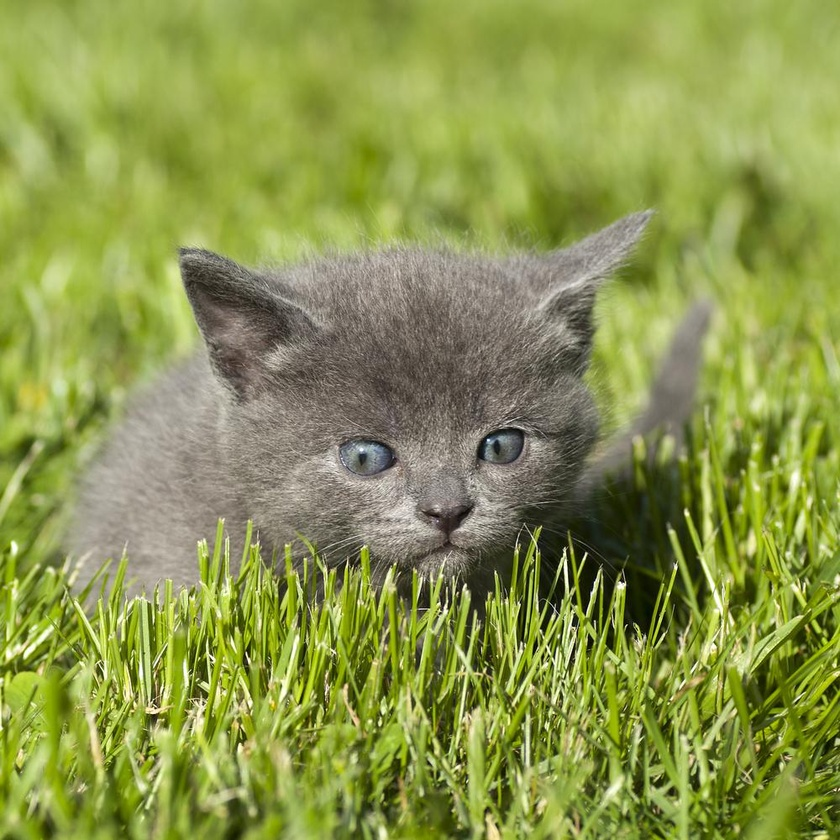
#> input picture img_kz/kitten_1000.jpg, 840 x 840 px, shrunk from 1000 x 1000 before the run
$ jupyter execute --allow-errors koch-zhao.ipynb   (shell and % lines are left out)
#> lines starting #> are read from the running program, lines starting #| are printed output that depends on the picture; after the words box and inside, x2 and y2 are one past the last pixel; in counts of white or black regions, pixels touching at a corner belong together
#> further down, img_original is the input picture: shape (840, 840, 3); mean R, G, B 138.5, 149.7, 76.6
[cell 1]
import numpy as np
from skimage import io
from skimage.util import view_as_blocks
from scipy.fftpack import dct, idct
from matplotlib import pyplot as plt

import warnings
warnings.filterwarnings('ignore')

u1, v1 = 4, 5
u2, v2 = 5, 4
n = 8

def double_to_byte(arr):
    return np.uint8(np.round(np.clip(arr, 0, 255), 0))

def increment_abs(x):
    return x + 1 if x >= 0 else x - 1

def decrement_abs(x):
    if np.abs(x) <= 1:
        return 0
    else:
        return x - 1 if x >= 0 else x + 1

def text_to_bin(text):
    a = [f'{i:b}' for i in text.encode('utf8')]
    a = ''.join(a)
    return np.array([i == '1' for i in a]).astype('int')

def to_string(bytes_):
    return ''.join([chr(int(b, 2)) for b in [bytes_[i*7: i*7 + 7] for i in range(len(bytes_) // 7)]])

[cell 2]
def abs_diff_coefs(transform):
    return abs(transform[u1, v1]) - abs(transform[u2, v2])

def valid_coefficients(transform, bit, threshold):
    difference = abs_diff_coefs(transform)
    if (bit == 0) and (difference > threshold):
        return True
    elif (bit == 1) and (difference < -threshold):
        return True
    else:
        return False

def change_coefficients(transform, bit):
    coefs = transform.copy()
    if bit == 0:
        coefs[u1, v1] = increment_abs(coefs[u1, v1])
        coefs[u2, v2] = decrement_abs(coefs[u2, v2])
    elif bit == 1:
        coefs[u1, v1] = decrement_abs(coefs[u1, v1])
        coefs[u2, v2] = increment_abs(coefs[u2, v2])
    return coefs

[cell 3]
def embed_bit(block, bit, P):
    patch = block.copy()
    coefs = dct(dct(patch, axis=0), axis=1)
    while not valid_coefficients(coefs, bit, P) or (bit != retrieve_bit(patch)):
        coefs = change_coefficients(coefs, bit)
        #print (coefs[u1, v1], coefs[u2, v2])
        patch = double_to_byte(idct(idct(coefs, axis=0), axis=1)/(2*n)**2)
    return patch

def embed_message(orig, msg, P):
#> called with msg = array of shape (12783,), P = 20
    changed = orig.copy()
    blue = changed[:, :, 2]
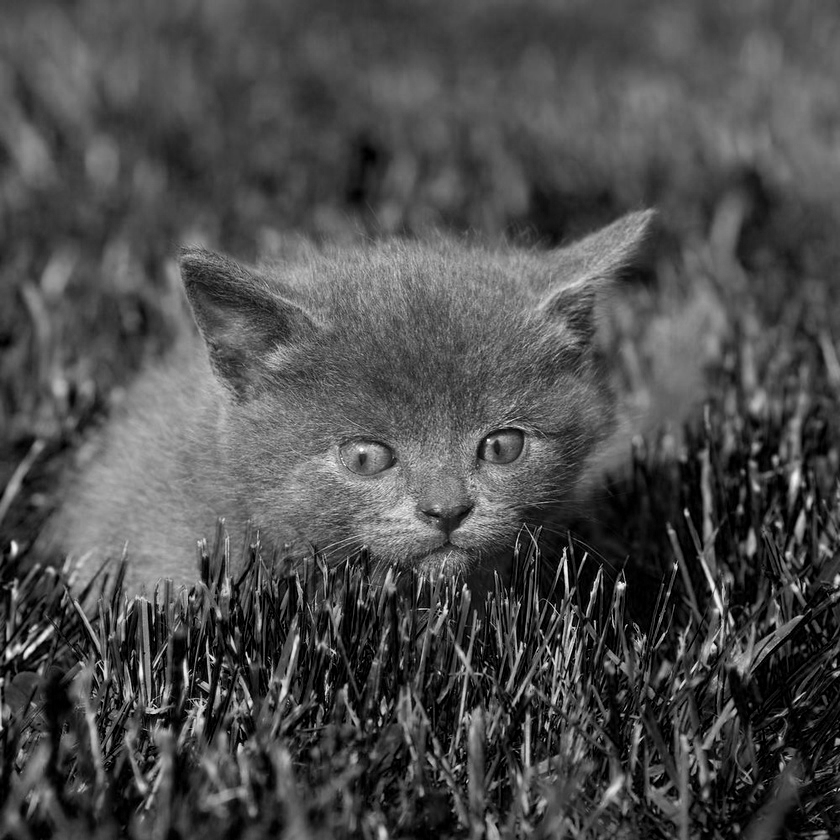
#> blue: shape (840, 840); min 0, max 255, mean 76.6
    blocks = view_as_blocks(blue, block_shape=(n, n))
    h = blocks.shape[1]
#> h = 105
    for index, bit in enumerate(msg):
        #print ('index=%d, bit=%d' % (index, bit))
        i = index // h
        j = index % h
        block = blocks[i, j]
        blue[i*n: (i+1)*n, j*n: (j+1)*n] = embed_bit(block, bit, P)
#> this loop made 11026 passes
#> blue: shape (840, 840); 8.89% of pixels changed, all inside (x1, y1, x2, y2) = (0, 0, 840, 840)
    changed[:, :, 2] = blue
    return changed

[cell 4]
def retrieve_bit(block):
    transform = dct(dct(block, axis=0), axis=1)
    return 0 if abs_diff_coefs(transform) > 0 else 1

def retrieve_message(img, length):
    blocks = view_as_blocks(img[:, :, 2], block_shape=(n, n))
    h = blocks.shape[1]
    return [retrieve_bit(blocks[index//h, index%h]) for index in range(length)]

[cell 5]
text = '''
1 Introduction
The wide use of digitally formatted audio, video and printed information in network environment has
been slowed down by the lack of adequate protection on them. Developers and publishers hesitate to
distribute their sensitive or valuable materials because of the easiness of illicit copying and dissemination
[3],[6],[7].
Compared to ordinary paper form information, digitized multimedia information (image, text, audio,
video) provides many advantages, such as easy and inexpensive duplication and re-use, less expensive
and more flexible transmission either electronically (e.g. through the Internet) or physically (e.g. as
CD-ROM). Furthermore, transferring such information electronically through network is faster and
needs less efforts than physical paper copying, distribution and update. However, these advantages
also significantly increase the problems associated with enforcing copyright on the electronic information.
Basically, in order to protect distributed electronic multimedia information, we need two types of
protections. First, the multimedia data must contain a label or code, which identifies it uniquely as
property of the copyright holder. Second, the multimedia data should be marked in a manner which
allows its distribution to be tracked. This does not limit the number of copies allowed (vs. copy
protection), but provides a mean to check the original distributor. In order to prevent any copyright
forgery, misuse and violation, the copyright label must be unremovable and unalterable, and furthermore
survive processing which does not seriously reduce the quality of the data. This requires that first
the label must be secretly stored in a multimedia data, i.e. the locations for embedding this label are
secret, second the label must be robust even if the labeled multimedia data has been processed
incidentally or intentionally. '''

[cell 6]
in_filename = 'img_kz/kitten_1000.jpg'
out_filename = 'img_kz/kitten_out.jpg'
img_original = io.imread(in_filename)
test_message = text_to_bin(text)
#> (the rest of this cell did not finish here and is left out)
